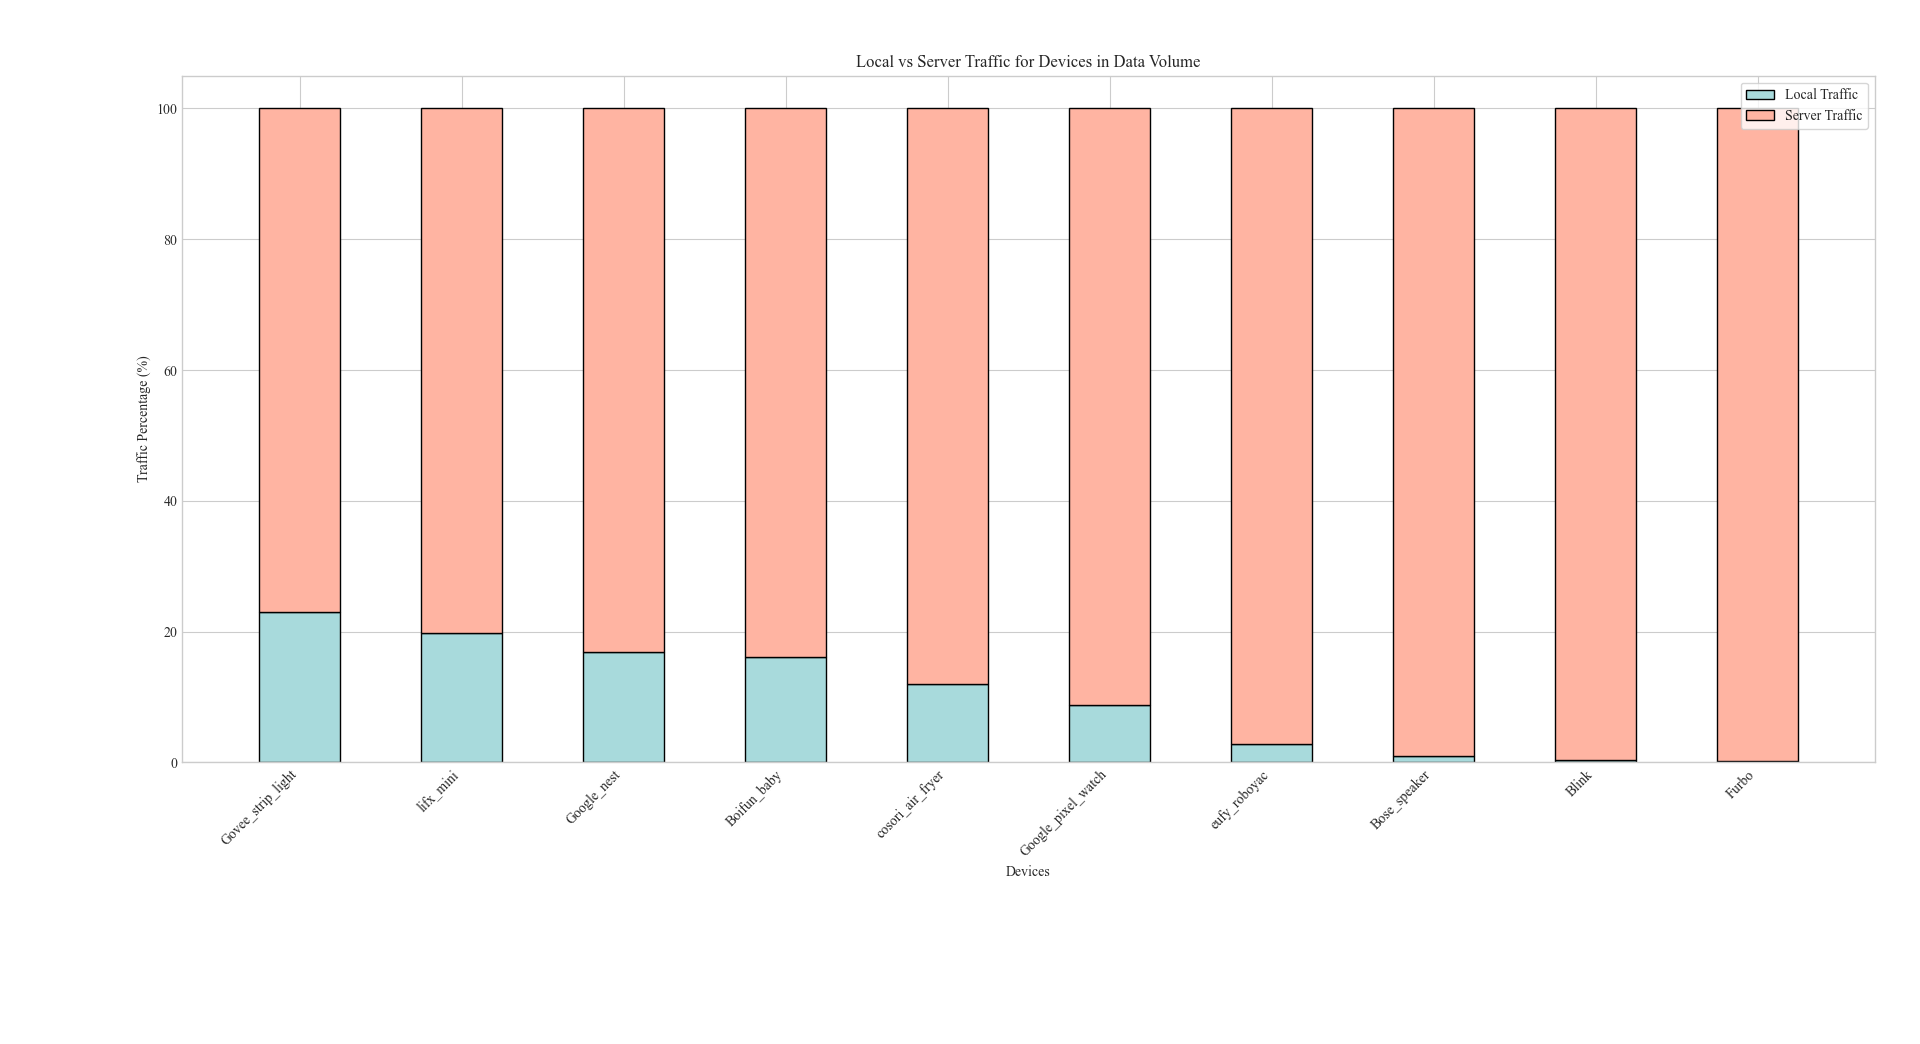

This figure's Python source:
import matplotlib.pyplot as plt
import numpy as np


plt.style.use('seaborn-whitegrid')
plt.rcParams["font.family"] = "Times New Roman"

# Data
devices = [
    "Bose_speaker", "Furbo", "Blink", "Google_nest",
    "Govee_strip_light", "Google_pixel_watch", "cosori_air_fryer",
    "Boifun_baby", "eufy_roboyac", "lifx_mini"
]
local = [0.92, 0.21, 0.36, 16.84, 22.94, 8.84, 11.92, 16.07, 2.79, 19.74]
server = [99.08, 99.79, 99.64, 83.16, 77.06, 91.16, 88.08, 83.93, 97.21, 80.26]

# Sort devices based on local traffic
sorted_indices = np.argsort(local)[::-1]
devices = [devices[i] for i in sorted_indices]
local = [local[i] for i in sorted_indices]
server = [server[i] for i in sorted_indices]

local_color = '#a8dadc'
server_color = '#ffb4a2'

bar_width = 0.5
index = np.arange(len(devices))
plt.bar(index, local, bar_width, label='Local Traffic', color=local_color, edgecolor='black')
plt.bar(index, server, bar_width, bottom=local, label='Server Traffic', color=server_color, edgecolor='black')

# Set the title, abscissa and ordinate labels of the graph
plt.xlabel('Devices')
plt.ylabel('Traffic Percentage (%)')
plt.title('Local vs Server Traffic for Devices in Data Volume')
plt.xticks(index, devices, rotation=45, ha="right") 
plt.legend(loc='upper right', frameon=True)
plt.tight_layout()  
plt.show()
